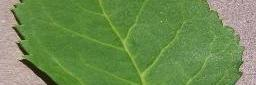
#> input picture inputs/cherryleaves_data/cherry-leaves/cut/cherry-leaves/validation/healthy_cut/06904803-b778-4d54-b7ac-fd3f28cc82d9___JR_HL 9820_2.jpg, 256 x 85 px, found by its file name; its folder holds 3 pictures in this run
$ jupyter execute --allow-errors Data_Collection_cut.ipynb   (shell and % lines are left out)
#> lines starting #> are read from the running program, lines starting #| are printed output that depends on the picture; pictures that were not available may be replaced by others from this repository, and a replacement may not be noted
# **Data Collection**

## Objectives

* Set working directory
* Fetch data from Kaggle and prepare it
* Clean data
* Split data

## Inputs

Kaggle JSON file - authentication token

## Outputs

Generate dataset that is split in test, train and validation folders

# Import

[cell 1]
import numpy
import os

# Change working directory

* Notebooks located in subfolder, therefore whe runing notebook we need tp change working directory

Changing working directory to parent folder

[cell 2]
current_dir = os.getcwd()
current_dir

Parent of this folder becomes new directory

[cell 3]
os.chdir('/workspace/ML5-Mildew-Detection')
print("You set a new current directory")

Checking if we set up our new working directory

[cell 4]
current_dir = os.getcwd()
current_dir

# Install Kaggle

Change the Kaggle configuration directory to the current working directory and set permissions for the Kaggle authentication JSON

[cell 5]
os.environ['KAGGLE_CONFIG_DIR'] = os.getcwd()

Download dataset from Kaggle

[cell 6]
KaggleDatasetPath = "codeinstitute/cherry-leaves"
DestinationFolder = "inputs/cherryleaves_data/cherry-leaves/cut"

Unzip downloaded file and delete zip file

[cell 7]
import zipfile
#> (the rest of this cell did not finish here and is left out)

# Data Preparation

## Data Cleaning

Check and remove all non-image files

[cell 8]
def remove_non_image_file(my_data_dir):
    image_extension = ('.png', '.jpg', '.jpeg')
    folders = os.listdir(my_data_dir)
    for folder in folders:
        files = os.listdir(my_data_dir + '/' + folder)

        i = []
        j = []
        for given_file in files:
            if not given_file.lower().endswith(image_extension):
                file_location = my_data_dir + '/' + folder + '/' + given_file
                os.remove(file_location)  # remove non image file
                i.append(1)
            else:
                j.append(1)
                pass
        print(f"Folder: {folder} - has image file", len(j))
        print(f"Folder: {folder} - has non-image file", len(i))

[cell 9]
remove_non_image_file(my_data_dir='inputs/cherryleaves_data/cherry-leaves/cut/cherry-leaves')

[cell 10]
# [37 lines of commented-out code are left out]

from PIL import Image
import os


def crop_images(input_dir, powdery_mildew_output_dir, healthy_output_dir):
    # Create the output directories if they don't exist
    if not os.path.exists(powdery_mildew_output_dir):
        os.mkdir(powdery_mildew_output_dir)
    if not os.path.exists(healthy_output_dir):
        os.mkdir(healthy_output_dir)

    # Define the subdirectories to look for images in
    subdirs = ["powdery_mildew", "healthy"]

    # Loop through each subdirectory
    for subdir in subdirs:
        # Set the input directory path for this subdirectory
        subdir_input_dir = os.path.join(input_dir, subdir)

        # Set the output directory path for this subdirectory
        if subdir == "powdery_mildew":
            subdir_output_dir = powdery_mildew_output_dir
        else:
            subdir_output_dir = healthy_output_dir

        # Get a list of all the image files in the subdirectory
        image_files = os.listdir(subdir_input_dir)

        # Iterate through each image file
        for image_file in image_files:
            # Open the image file
            image_path = os.path.join(subdir_input_dir, image_file)
            image = Image.open(image_path)
#> image is the input picture: PIL image 256x85 RGB; mean R, G, B 108.9, 140.5, 80.2

            # Get the size of the image
            width, height = image.size
#> width = 256; height = 85

            # Calculate the height of each piece
            piece_height = height // 3
#> piece_height = 28

            # Crop the image into three pieces
            piece1 = image.crop((0, 0, width, piece_height))
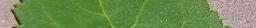
#> piece1: PIL image 256x28 RGB; mean R, G, B 110.5, 140, 81.8
            piece2 = image.crop((0, piece_height, width, 2*piece_height))
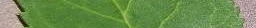
#> piece2: PIL image 256x28 RGB; mean R, G, B 106, 140.7, 77.7
            piece3 = image.crop((0, 2*piece_height, width, height))
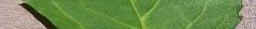
#> piece3: PIL image 256x29 RGB; mean R, G, B 110.1, 140.6, 81

            # Save the cropped pieces with new file names
            piece1.save(os.path.join(subdir_output_dir, f"{image_file[:-4]}_1.jpg"))
            piece2.save(os.path.join(subdir_output_dir, f"{image_file[:-4]}_2.jpg"))
            piece3.save(os.path.join(subdir_output_dir, f"{image_file[:-4]}_3.jpg"))

[cell 11]
input_dir = "inputs/cherryleaves_data/cherry-leaves/cut/cherry-leaves"
powdery_mildew_output_dir = "inputs/cherryleaves_data/cherry-leaves/cut/cherry-leaves/powdery_mildew_cut"
healthy_output_dir = "inputs/cherryleaves_data/cherry-leaves/cut/cherry-leaves/healthy_cut"

crop_images(input_dir, powdery_mildew_output_dir, healthy_output_dir)

## Split train validation test set

[cell 12]
import os
import shutil
import random
import joblib


def split_train_validation_test_images(my_data_dir, train_set_ratio, validation_set_ratio, test_set_ratio):

#> called with train_set_ratio = 0.7, validation_set_ratio = 0.1, test_set_ratio = 0.2
    if train_set_ratio + validation_set_ratio + test_set_ratio != 1.0:
        print("train_set_ratio + validation_set_ratio + test_set_ratio should sum to 1.0")
        return

    # gets classes labels
    labels = os.listdir(my_data_dir)  # it should get only the folder name
    if 'test' in labels:
        pass
    else:
        # create train, test folders with classes labels sub-folder
        for folder in ['train', 'validation', 'test']:
            for label in labels:
                os.makedirs(name=my_data_dir + '/' + folder + '/' + label)

        for label in labels:

            files = os.listdir(my_data_dir + '/' + label)
            random.shuffle(files)

            train_set_files_qty = int(len(files) * train_set_ratio)
            validation_set_files_qty = int(len(files) * validation_set_ratio)

            count = 1
            for file_name in files:
                if count <= train_set_files_qty:
                    # move a given file to the train set
                    shutil.move(my_data_dir + '/' + label + '/' + file_name,
                                my_data_dir + '/train/' + label + '/' + file_name)

                elif count <= (train_set_files_qty + validation_set_files_qty):
                    # move a given file to the validation set
                    shutil.move(my_data_dir + '/' + label + '/' + file_name,
                                my_data_dir + '/validation/' + label + '/' + file_name)

                else:
                    # move given file to test set
                    shutil.move(my_data_dir + '/' + label + '/' + file_name,
                                my_data_dir + '/test/' + label + '/' + file_name)

                count += 1

            os.rmdir(my_data_dir + '/' + label)
